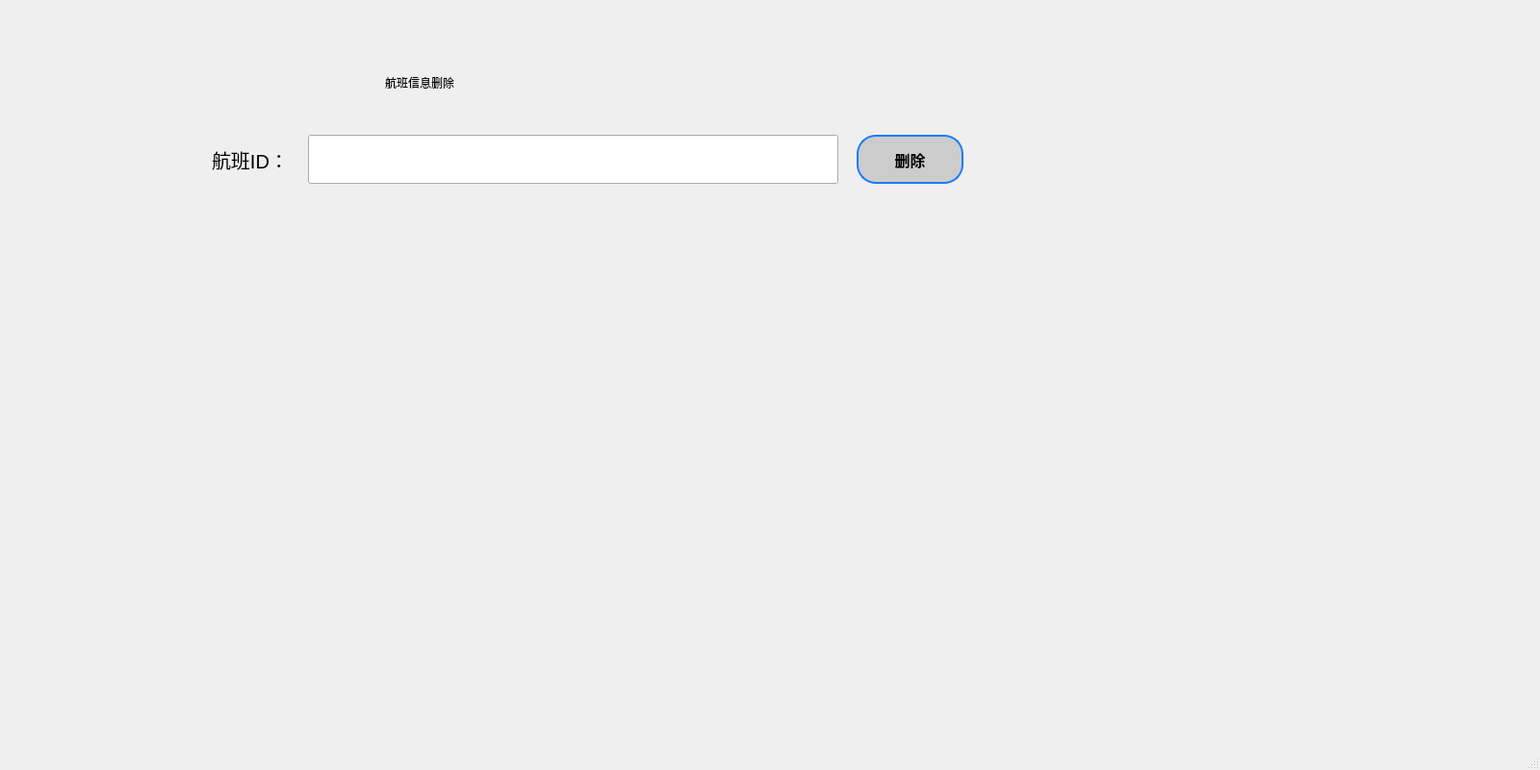
<?xml version="1.0" encoding="UTF-8"?>
<ui version="4.0">
 <class>adminDeleteFlightWindow</class>
 <widget class="QMainWindow" name="adminDeleteFlightWindow">
  <property name="geometry">
   <rect>
    <x>0</x>
    <y>0</y>
    <width>1600</width>
    <height>800</height>
   </rect>
  </property>
  <property name="windowTitle">
   <string>MainWindow</string>
  </property>
  <widget class="QWidget" name="centralwidget">
   <widget class="QLabel" name="label">
    <property name="geometry">
     <rect>
      <x>400</x>
      <y>40</y>
      <width>421</width>
      <height>91</height>
     </rect>
    </property>
    <property name="styleSheet">
     <string notr="true">font: 40pt &quot;千图笔锋手写体&quot;;
background-color: rgba(255, 255, 255, 0);</string>
    </property>
    <property name="text">
     <string>航班信息删除</string>
    </property>
   </widget>
   <widget class="QLabel" name="label_2">
    <property name="geometry">
     <rect>
      <x>220</x>
      <y>140</y>
      <width>101</width>
      <height>51</height>
     </rect>
    </property>
    <property name="styleSheet">
     <string notr="true">background-color: rgba(255, 255, 255, 0);
font-size:15pt;</string>
    </property>
    <property name="text">
     <string>航班ID：</string>
    </property>
   </widget>
   <widget class="QLineEdit" name="lineEdit">
    <property name="geometry">
     <rect>
      <x>320</x>
      <y>140</y>
      <width>551</width>
      <height>51</height>
     </rect>
    </property>
   </widget>
   <widget class="QLabel" name="label_image">
    <property name="geometry">
     <rect>
      <x>50</x>
      <y>28</y>
      <width>1101</width>
      <height>631</height>
     </rect>
    </property>
    <property name="text">
     <string/>
    </property>
   </widget>
   <widget class="QPushButton" name="btn_delete">
    <property name="geometry">
     <rect>
      <x>890</x>
      <y>140</y>
      <width>111</width>
      <height>51</height>
     </rect>
    </property>
    <property name="styleSheet">
     <string notr="true">QPushButton {
    background: #cccccc;
    color: black;
    border-radius: 20px;
    font-size: 16px;
    padding: 10px;
    font-weight: bold;
    border: 2px solid #1d7bff; /* 添加边框颜色 */
}

QPushButton:hover {
    background-color: rgb(29, 123, 255); /* 悬浮时的背景色 */
    color: white; /* 悬浮时字体颜色变白 */
}

QPushButton:pressed {
    background-color: rgb(29, 123, 255); /* 点击时的背景色 */
}
</string>
    </property>
    <property name="text">
     <string>删除</string>
    </property>
   </widget>
   <zorder>label_image</zorder>
   <zorder>label</zorder>
   <zorder>label_2</zorder>
   <zorder>lineEdit</zorder>
   <zorder>btn_delete</zorder>
  </widget>
  <widget class="QMenuBar" name="menubar">
   <property name="geometry">
    <rect>
     <x>0</x>
     <y>0</y>
     <width>1600</width>
     <height>18</height>
    </rect>
   </property>
  </widget>
  <widget class="QStatusBar" name="statusbar"/>
 </widget>
 <resources/>
 <connections/>
</ui>
